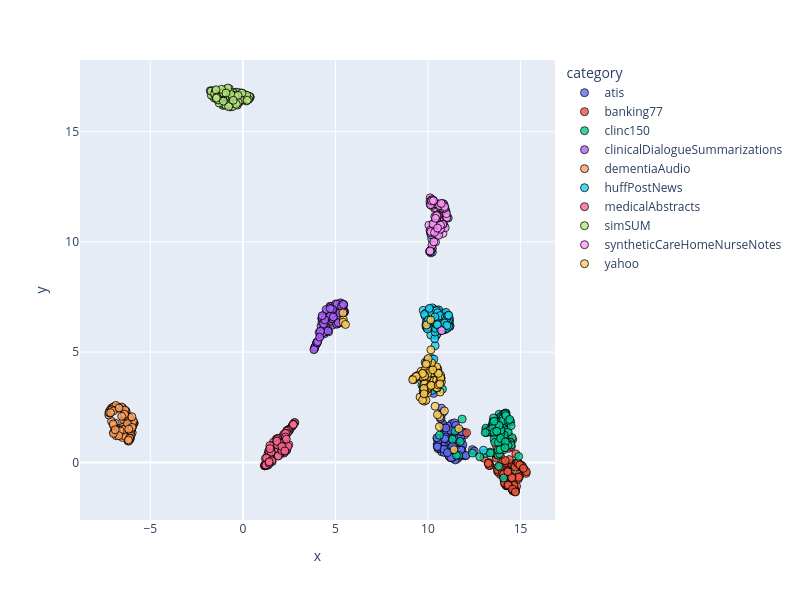

Write notebook code for a chart like this one.
### Code cell
dimensionality_reduction_plots(file_paths="./outputsTest/*/mean_model_zero_shot_classification.csv")

### Figure 1 — Plotly figure (JSON) as saved in the notebook; plotly's stock layout.template omitted (floating-point values rounded to 4 significant figures)
{"data": [{"customdata": [["atis_199"], ["atis_12"], ["atis_115"], ["atis_276"], ["atis_188"], ["atis_137"], ["atis_177"], ["atis_106"], ["atis_100"], ["atis_267"], ["atis_112"], ["atis_126"], ["atis_120"], ["atis_239"], ["atis_101"], ["atis_153"], ["atis_13"], ["atis_101"], ["atis_136"], ["atis_212"], ["atis_230"], ["atis_112"], ["atis_122"], ["atis_156"], ["atis_232"], ["atis_3"], ["atis_171"], ["atis_187"], ["atis_151"], ["atis_10"], ["atis_154"], ["atis_425"], ["atis_185"], ["atis_25"], ["atis_148"], ["atis_134"], ["atis_188"], ["atis_193"], ["atis_129"], ["atis_109"], ["atis_180"], ["atis_275"], ["atis_124"], ["atis_10"], ["atis_210"], ["atis_118"], ["atis_206"], ["atis_138"], ["atis_15"], ["atis_227"], ["atis_13"], ["atis_218"], ["atis_20"], ["atis_150"], ["atis_110"], ["atis_164"], ["atis_116"], ["atis_152"], ["atis_132"], ["atis_144"], ["atis_128"], ["atis_117"], ["atis_217"], ["atis_17"], ["atis_168"], ["atis_15"], ["atis_10"], ["atis_100"], ["atis_130"], ["atis_111"], ["atis_150"], ["atis_544"], ["atis_145"], ["atis_108"], ["atis_270"], ["atis_209"], ["atis_118"], ["atis_117"], ["atis_304"], ["atis_128"], ["atis_101"], ["atis_210"], ["atis_204"], ["atis_157"], ["atis_11"], ["atis_268"], ["atis_116"], ["atis_148"], ["atis_112"], ["atis_198"], ["atis_125"], ["atis_0"], ["atis_128"], ["atis_129"], ["atis_199"], ["atis_105"], ["atis_257"], ["atis_108"], ["atis_153"], ["atis_11"]], "hovertemplate": "category=atis<br>x=%{x}<br>y=%{y}<br>doc_id=%{customdata[0]}<extra></extra>", "legendgroup": "atis", "marker": {"color": "#636efa", "line": {"color": "black", "width": 1}, "opacity": 0.8, "size": 8, "symbol": "circle"}, "mode": "markers", "name": "atis", "orientation": "v", "showlegend": true, "type": "scatter", "x": [11.4, 11.69, 13.03, 10.95, 10.9, 11.51, 10.77, 10.58, 11.07, 11.59, 11.4, 11.24, 10.88, 12.01, 10.5, 11.42, 11.19, 10.88, 11.35, 10.55, 11.69, 10.74, 11.05, 11.21, 11.42, 11.27, 11.29, 11.8, 10.83, 10.54, 11.61, 10.71, 11.2, 11.7, 11.22, 11.0, 10.8, 11.75, 10.53, 11.51, 10.95, 11.13, 10.5, 10.69, 11.54, 10.67, 10.9, 10.7, 11.05, 11.28, 12.4, 10.31, 11.18, 10.91, 11.9, 11.29, 11.42, 10.89, 11.59, 11.68, 13.15, 11.79, 11.84, 11.95, 11.13, 11.01, 10.5, 10.73, 11.99, 11.13, 11.42, 11.33, 10.8, 11.48, 11.81, 10.95, 10.56, 10.94, 11.33, 11.88, 11.78, 11.59, 11.23, 10.48, 10.51, 10.87, 11.79, 11.84, 12.5, 11.84, 10.87, 10.68, 11.24, 11.06, 11.78, 11.44, 10.9, 12.06, 11.5, 10.96], "xaxis": "x", "y": [1.457, 0.2605, 0.4098, 1.53, 1.053, 0.7748, 0.5872, 0.7632, 0.8285, 0.1702, 0.6591, 0.8012, 1.345, 0.2976, 1.081, 0.9113, 1.233, 1.667, 0.7593, 1.036, 0.329, 0.4818, 1.256, 0.2292, 1.093, 1.108, 1.759, 0.6222, 0.6779, 0.6198, 0.8605, 0.683, 0.6291, 0.5454, 0.2173, 1.475, 1.75, 0.6305, 0.6975, 0.6695, 0.9609, 0.3096, 0.8176, 0.8538, 0.7168, 0.6322, 1.57, 2.001, 1.146, 0.3188, 0.5793, 3.127, 1.657, 0.9031, 0.3308, 0.4641, 1.391, 1.082, 1.436, 0.4597, 1.481, 0.8293, 0.7017, 1.351, 0.286, 1.354, 0.7336, 2.459, 1.253, 0.9891, 0.1563, 0.7319, 2.252, 0.1134, 1.004, 1.067, 1.023, 1.141, 0.2281, 0.7962, 1.199, 1.473, 1.451, 1.113, 0.711, 0.4528, 1.38, 0.5525, 0.5125, 1.393, 0.5937, 1.983, 0.2127, 0.4402, 0.5576, 1.792, 1.068, 0.3159, 1.678, 1.558], "yaxis": "y"}, {"customdata": [["atis_303"], ["atis_171"], ["atis_196"], ["atis_294"], ["atis_199"], ["atis_146"], ["atis_243"], ["atis_116"], ["atis_119"], ["atis_297"], ["atis_275"], ["atis_159"], ["atis_299"], ["atis_245"], ["atis_146"], ["atis_194"], ["atis_143"], ["atis_170"], ["atis_15"], ["atis_283"], ["atis_234"], ["atis_220"], ["atis_222"], ["atis_211"], ["atis_410"], ["atis_343"], ["atis_196"], ["atis_252"], ["atis_166"], ["atis_271"], ["atis_223"], ["atis_475"], ["atis_216"], ["atis_289"], ["atis_15"], ["atis_15"], ["atis_239"], ["atis_372"], ["atis_185"], ["atis_22"], ["atis_236"], ["atis_276"], ["atis_130"], ["atis_133"], ["atis_249"], ["atis_155"], ["atis_249"], ["atis_176"], ["atis_249"], ["atis_257"], ["atis_168"], ["atis_290"], ["atis_27"], ["atis_200"], ["atis_215"], ["atis_18"], ["atis_146"], ["atis_158"], ["atis_151"], ["atis_189"], ["atis_225"], ["atis_233"], ["atis_255"], ["atis_239"], ["atis_221"], ["atis_161"], ["atis_126"], ["atis_148"], ["atis_154"], ["atis_118"], ["atis_297"], ["atis_586"], ["atis_195"], ["atis_128"], ["atis_303"], ["atis_305"], ["atis_283"], ["atis_169"], ["atis_314"], ["atis_196"], ["atis_246"], ["atis_259"], ["atis_271"], ["atis_182"], ["atis_380"], ["atis_330"], ["atis_173"], ["atis_383"], ["atis_359"], ["atis_334"], ["atis_136"], ["atis_134"], ["atis_158"], ["atis_144"], ["atis_216"], ["atis_208"], ["atis_271"], ["atis_166"], ["atis_211"], ["atis_24"]], "hovertemplate": "category=banking77<br>x=%{x}<br>y=%{y}<br>doc_id=%{customdata[0]}<extra></extra>", "legendgroup": "banking77", "marker": {"color": "#EF553B", "line": {"color": "black", "width": 1}, "opacity": 0.8, "size": 8, "symbol": "circle"}, "mode": "markers", "name": "banking77", "orientation": "v", "showlegend": true, "type": "scatter", "x": [14.55, 14.32, 14.79, 14.23, 13.76, 14.1, 14.39, 14.06, 14.56, 14.88, 15.04, 14.17, 14.59, 14.92, 13.92, 14.62, 14.73, 14.37, 14.59, 13.29, 15.23, 14.75, 13.73, 14.4, 13.32, 15.12, 13.29, 14.56, 14.25, 14.25, 14.17, 15.16, 14.16, 14.1, 13.7, 14.65, 15.08, 14.94, 13.79, 13.34, 14.73, 14.86, 15.18, 14.77, 15.3, 14.39, 14.32, 14.19, 14.54, 14.58, 13.83, 13.69, 14.44, 15.14, 13.91, 14.34, 13.98, 13.69, 14.12, 14.95, 13.02, 15.09, 13.82, 14.14, 14.31, 13.3, 14.9, 14.53, 13.27, 13.26, 14.71, 13.73, 13.77, 14.53, 14.28, 14.11, 14.82, 14.7, 14.52, 14.53, 14.14, 14.02, 14.61, 13.54, 14.18, 14.64, 13.9, 14.09, 14.88, 14.36, 14.96, 14.5, 14.33, 15.31, 14.31, 14.57, 15.15, 12.09, 13.66, 14.72], "xaxis": "x", "y": [-0.02729, -0.2646, -1.08, -1.064, -0.4171, -0.5812, -0.1158, -0.6253, -0.08912, -0.7547, -0.1263, -0.8686, -0.7781, -0.07041, 0.2732, -1.307, -1.261, 0.6376, -1.28, -0.08868, -0.3715, 0.3852, -0.2501, 0.1281, -0.06914, -0.2196, -0.01656, -1.101, -0.9585, -1.049, -0.5132, -0.2843, -0.7367, -0.04351, 0.7458, -0.1467, -0.3092, -0.5312, 0.3342, -0.1439, -1.319, -0.1274, -0.3164, -0.0563, -0.4959, -1.061, -0.3873, -0.3465, -1.225, 1.036, -0.2838, 0.2635, -0.4185, -0.2488, -0.5543, -0.4865, 0.02591, 0.1906, -0.8221, -0.6444, 0.192, -0.1605, -0.4442, -0.9697, -0.3952, -0.1364, -0.6798, -0.654, -0.01663, -0.04547, -0.2036, 0.3553, -0.3302, -1.158, -1.056, -0.7132, -0.007057, -1.317, -1.153, -0.6971, -0.9193, -0.4864, -1.075, 1.286, 0.08072, -1.037, -0.2085, -0.5398, -0.03811, -1.067, -0.1145, 0.7149, -1.024, -0.4157, -0.4258, -1.215, -0.2702, 1.345, 0.4205, -1.342], "yaxis": "y"}, {"customdata": [["atis_356"], ["atis_200"], ["atis_317"], ["atis_361"], ["atis_220"], ["atis_246"], ["atis_305"], ["atis_122"], ["atis_220"], ["atis_520"], ["atis_297"], ["atis_181"], ["atis_309"], ["atis_378"], ["atis_247"], ["atis_234"], ["atis_189"], ["atis_226"], ["atis_156"], ["atis_34"], ["atis_253"], ["atis_299"], ["atis_290"], ["atis_252"], ["atis_418"], ["atis_360"], ["atis_256"], ["atis_320"], ["atis_315"], ["atis_28"], ["atis_249"], ["atis_559"], ["atis_251"], ["atis_297"], ["atis_305"], ["atis_20"], ["atis_426"], ["atis_376"], ["atis_233"], ["atis_220"], ["atis_256"], ["atis_279"], ["atis_164"], ["atis_298"], ["atis_270"], ["atis_185"], ["atis_251"], ["atis_280"], ["atis_368"], ["atis_265"], ["atis_201"], ["atis_436"], ["atis_337"], ["atis_273"], ["atis_394"], ["atis_220"], ["atis_32"], ["atis_18"], ["atis_242"], ["atis_229"], ["atis_292"], ["atis_261"], ["atis_317"], ["atis_274"], ["atis_277"], ["atis_207"], ["atis_141"], ["atis_268"], ["atis_165"], ["atis_191"], ["atis_318"], ["atis_642"], ["atis_369"], ["atis_155"], ["atis_347"], ["atis_344"], ["atis_487"], ["atis_174"], ["atis_321"], ["atis_230"], ["atis_274"], ["atis_372"], ["atis_282"], ["atis_2"], ["atis_405"], ["atis_349"], ["atis_209"], ["atis_395"], ["atis_389"], ["atis_389"], ["atis_258"], ["atis_200"], ["atis_197"], ["atis_239"], ["atis_230"], ["atis_240"], ["atis_325"], ["atis_223"], ["atis_286"], ["atis_259"]], "hovertemplate": "category=clinc150<br>x=%{x}<br>y=%{y}<br>doc_id=%{customdata[0]}<extra></extra>", "legendgroup": "clinc150", "marker": {"color": "#00cc96", "line": {"color": "black", "width": 1}, "opacity": 0.8, "size": 8, "symbol": "circle"}, "mode": "markers", "name": "clinc150", "orientation": "v", "showlegend": true, "type": "scatter", "x": [13.82, 13.85, 14.03, 13.71, 13.79, 14.44, 13.87, 14.27, 11.46, 13.23, 13.57, 14.2, 13.54, 11.66, 14.12, 13.35, 13.87, 14.29, 13.13, 14.13, 14.44, 14.06, 13.46, 13.12, 13.97, 10.62, 14.12, 13.88, 9.908, 13.59, 14.31, 13.94, 14.02, 14.21, 14.37, 14.11, 10.78, 14.02, 14.46, 13.15, 11.75, 13.37, 13.83, 12.4, 14.36, 14.55, 13.45, 14.28, 14.43, 13.77, 13.48, 14.31, 13.55, 13.57, 13.86, 14.22, 13.19, 13.51, 14.04, 14.33, 13.61, 11.54, 14.17, 14.49, 14.09, 14.44, 14.12, 13.67, 11.85, 13.95, 11.32, 13.35, 13.94, 14.07, 12.8, 14.14, 13.36, 14.17, 14.09, 13.8, 13.79, 13.5, 10.23, 13.09, 13.84, 14.9, 14.35, 14.21, 14.31, 13.9, 13.92, 13.7, 14.5, 14.42, 13.57, 13.57, 14.33, 14.18, 14.16, 13.72], "xaxis": "x", "y": [-0.1791, 2.184, 2.141, 1.808, 0.3268, 1.816, 0.3928, 0.849, 1.421, 1.389, 1.521, 1.467, 1.881, 0.3193, 2.196, 0.4665, 1.145, 1.84, 1.551, 0.8154, 0.9376, 2.18, 1.678, 0.4065, 0.6312, 1.234, 1.393, 2.032, 3.276, 1.465, 0.9994, 2.063, 1.441, 2.172, 1.836, 1.555, 3.323, 2.012, 1.86, 1.349, 0.9477, 0.423, 1.818, 0.4232, 1.203, 1.119, 1.621, 1.456, 0.9181, 1.078, 1.548, 1.826, 2.015, 1.049, 1.648, 2.232, 1.4, 1.826, 1.979, 1.375, 0.9079, 0.3237, 2.236, 1.663, -0.7105, 0.9131, 1.24, 1.712, 1.964, 1.341, 1.048, 1.381, 1.46, 1.899, 0.2564, 0.9352, 1.472, 2.196, 0.5796, 0.9048, 0.5593, 1.545, 3.261, 1.351, 1.682, 0.2714, 1.904, 2.123, 0.8697, 0.5804, 1.091, 1.406, 0.7874, 1.947, 1.868, 1.371, 0.772, 0.9315, 0.6647, 1.412], "yaxis": "y"}, {"customdata": [["atis_36"], ["atis_223"], ["atis_421"], ["atis_394"], ["atis_24"], ["atis_385"], ["atis_316"], ["atis_187"], ["atis_313"], ["atis_547"], ["atis_337"], ["atis_227"], ["atis_324"], ["atis_463"], ["atis_361"], ["atis_294"], ["atis_206"], ["atis_28"], ["atis_239"], ["atis_39"], ["atis_261"], ["atis_313"], ["atis_457"], ["atis_360"], ["atis_453"], ["atis_398"], ["atis_430"], ["atis_324"], ["atis_357"], ["atis_335"], ["atis_269"], ["atis_562"], ["atis_26"], ["atis_409"], ["atis_32"], ["atis_241"], ["atis_488"], ["atis_407"], ["atis_447"], ["atis_235"], ["atis_292"], ["atis_303"], ["atis_252"], ["atis_347"], ["atis_386"], ["atis_325"], ["atis_311"], ["atis_437"], ["atis_417"], ["atis_356"], ["atis_210"], ["atis_455"], ["atis_404"], ["atis_336"], ["atis_396"], ["atis_239"], ["atis_42"], ["atis_379"], ["atis_38"], ["atis_317"], ["atis_338"], ["atis_304"], ["atis_454"], ["atis_300"], ["atis_304"], ["atis_254"], ["atis_237"], ["atis_345"], ["atis_188"], ["atis_246"], ["atis_389"], ["atis_645"], ["atis_407"], ["atis_21"], ["atis_355"], ["atis_367"], ["atis_488"], ["atis_318"], ["atis_334"], ["atis_276"], ["atis_427"], ["atis_412"], ["atis_302"], ["atis_27"], ["atis_441"], ["atis_397"], ["atis_276"], ["atis_468"], ["atis_430"], ["atis_398"], ["atis_310"], ["atis_213"], ["atis_224"], ["atis_381"], ["atis_237"], ["atis_288"], ["atis_338"], ["atis_326"], ["atis_300"], ["atis_337"]], "hovertemplate": "category=clinicalDialogueSummarizations<br>x=%{x}<br>y=%{y}<br>doc_id=%{customdata[0]}<extra></extra>", "legendgroup": "clinicalDialogueSummarizations", "marker": {"color": "#ab63fa", "line": {"color": "black", "width": 1}, "opacity": 0.8, "size": 8, "symbol": "circle"}, "mode": "markers", "name": "clinicalDialogueSummarizations", "orientation": "v", "showlegend": true, "type": "scatter", "x": [3.87, 3.989, 4.221, 3.988, 4.271, 4.195, 5.012, 4.674, 5.144, 4.834, 5.499, 5.112, 4.633, 5.236, 4.533, 4.591, 4.305, 4.275, 4.774, 4.37, 4.812, 5.366, 4.418, 4.716, 4.406, 5.109, 5.481, 5.032, 3.901, 5.004, 4.33, 4.555, 4.19, 4.119, 4.777, 4.705, 4.637, 4.458, 4.956, 5.38, 4.008, 4.761, 5.143, 4.398, 5.257, 4.616, 5.391, 4.427, 4.022, 4.815, 4.433, 3.897, 4.643, 5.444, 4.276, 4.555, 5.175, 4.641, 3.986, 5.37, 3.996, 4.867, 5.013, 5.08, 5.315, 4.358, 5.453, 4.457, 4.851, 5.443, 4.854, 4.791, 4.377, 4.354, 5.269, 4.433, 4.275, 4.043, 4.355, 5.358, 3.838, 5.071, 4.73, 4.497, 4.894, 5.279, 5.092, 5.365, 4.598, 4.846, 4.72, 4.188, 5.16, 4.149, 5.33, 4.428, 5.241, 4.284, 9.848, 5.435], "xaxis": "x", "y": [5.153, 5.405, 6.178, 5.404, 6.505, 5.828, 6.847, 6.981, 6.357, 6.217, 6.839, 6.285, 6.851, 6.871, 6.772, 6.043, 6.471, 6.372, 6.409, 6.075, 6.518, 6.953, 6.167, 6.921, 5.833, 6.909, 6.802, 6.303, 5.247, 6.843, 6.646, 6.8, 5.744, 5.893, 6.607, 7.078, 5.921, 5.933, 6.637, 7.184, 5.431, 7.063, 6.313, 6.493, 7.064, 6.878, 7.013, 6.052, 5.453, 6.998, 6.556, 5.228, 6.672, 7.133, 6.535, 6.892, 6.454, 6.637, 5.416, 6.865, 5.429, 6.6, 7.186, 6.541, 7.194, 5.916, 6.832, 6.189, 6.79, 7.157, 6.507, 6.936, 6.106, 5.888, 7.235, 6.568, 6.551, 5.475, 6.29, 7.067, 5.113, 6.267, 6.656, 6.93, 6.595, 6.34, 7.169, 7.151, 5.962, 6.949, 6.973, 5.947, 6.329, 5.677, 7.061, 6.464, 6.772, 6.651, 4.533, 7.163], "yaxis": "y"}, {"customdata": [["atis_405"], ["atis_232"], ["atis_424"], ["atis_402"], ["atis_364"], ["atis_416"], ["atis_365"], ["atis_288"], ["atis_316"], ["atis_553"], ["atis_403"], ["atis_380"], ["atis_329"], ["atis_488"], ["atis_364"], ["atis_386"], ["atis_284"], ["atis_280"], ["atis_392"], ["atis_428"], ["atis_447"], ["atis_441"], ["atis_474"], ["atis_510"], ["atis_467"], ["atis_512"], ["atis_44"], ["atis_338"], ["atis_537"], ["atis_405"], ["atis_325"], ["atis_57"], ["atis_298"], ["atis_455"], ["atis_424"], ["atis_473"], ["atis_514"], ["atis_448"], ["atis_46"], ["atis_280"], ["atis_420"], ["atis_316"], ["atis_352"], ["atis_479"], ["atis_397"], ["atis_391"], ["atis_456"], ["atis_525"], ["atis_554"], ["atis_383"], ["atis_32"], ["atis_513"], ["atis_407"], ["atis_348"], ["atis_428"], ["atis_244"], ["atis_490"], ["atis_41"], ["atis_525"], ["atis_523"], ["atis_351"], ["atis_334"], ["atis_464"], ["atis_421"], ["atis_320"], ["atis_278"], ["atis_386"], ["atis_351"], ["atis_228"], ["atis_289"], ["atis_563"], ["atis_646"], ["atis_451"], ["atis_381"], ["atis_368"], ["atis_400"], ["atis_526"], ["atis_360"], ["atis_401"], ["atis_478"], ["atis_469"], ["atis_422"], ["atis_353"], ["atis_279"], ["atis_467"], ["atis_503"], ["atis_285"], ["atis_469"], ["atis_465"], ["atis_494"], ["atis_516"], ["atis_264"], ["atis_243"], ["atis_392"], ["atis_250"], ["atis_325"], ["atis_454"], ["atis_403"], ["atis_34"], ["atis_388"]], "hovertemplate": "category=dementiaAudio<br>x=%{x}<br>y=%{y}<br>doc_id=%{customdata[0]}<extra></extra>", "legendgroup": "dementiaAudio", "marker": {"color": "#FFA15A", "line": {"color": "black", "width": 1}, "opacity": 0.8, "size": 8, "symbol": "circle"}, "mode": "markers", "name": "dementiaAudio", "orientation": "v", "showlegend": true, "type": "scatter", "x": [-6.489, -6.495, -6.876, -6.614, -6.718, -6.369, -6.887, -6.811, -6.132, -6.212, -6.291, -5.978, -6.368, -6.66, -6.095, -6.2, -6.757, -6.897, -6.976, -6.079, -7.1, -5.947, -6.132, -6.943, -6.17, -6.306, -6.839, -6.106, -6.316, -6.118, -6.823, -6.99, -6.755, -7.009, -6.547, -6.299, -6.045, -7.064, -7.097, -6.853, -7.106, -7.246, -6.751, -7.194, -6.341, -6.988, -7.231, -6.046, -6.114, -6.862, -6.374, -5.867, -6.064, -6.172, -7.113, -7.167, -5.982, -6.389, -5.897, -7.123, -6.56, -7.224, -6.445, -6.502, -6.735, -6.691, -6.457, -6.049, -6.118, -7.006, -6.035, -5.971, -6.111, -5.959, -6.69, -6.74, -7.079, -6.459, -6.449, -6.331, -6.414, -6.629, -6.262, -6.988, -5.921, -6.13, -6.374, -6.684, -6.175, -6.233, -6.393, -5.983, -6.182, -5.995, -6.704, -7.147, -6.545, -6.166, -6.994, -6.895], "xaxis": "x", "y": [2.457, 2.438, 1.303, 1.401, 2.488, 1.458, 1.365, 2.45, 1.666, 0.9909, 1.993, 1.351, 1.684, 1.357, 1.481, 0.9988, 2.495, 1.777, 1.366, 1.084, 2.457, 1.664, 1.336, 1.368, 1.619, 2.293, 1.208, 1.036, 2.324, 1.212, 1.561, 2.509, 1.506, 2.503, 2.51, 1.463, 1.202, 2.393, 1.863, 1.419, 2.358, 2.149, 2.504, 2.237, 1.984, 1.67, 2.279, 1.304, 1.101, 2.582, 2.37, 1.784, 1.505, 2.077, 2.352, 2.371, 1.567, 1.205, 1.783, 2.341, 1.531, 2.259, 1.934, 1.131, 1.399, 1.523, 1.226, 1.431, 1.099, 1.744, 1.522, 1.754, 1.564, 1.674, 1.308, 1.446, 2.386, 1.608, 1.503, 2.064, 1.491, 1.423, 2.058, 2.335, 1.881, 2.019, 2.129, 2.463, 0.9607, 1.759, 2.19, 1.589, 1.018, 2.069, 1.211, 2.254, 2.088, 1.507, 1.311, 1.483], "yaxis": "y"}, {"customdata": [["atis_434"], ["atis_29"], ["atis_510"], ["atis_407"], ["atis_392"], ["atis_641"], ["atis_455"], ["atis_305"], ["atis_432"], ["atis_578"], ["atis_413"], ["atis_46"], ["atis_34"], ["atis_52"], ["atis_368"], ["atis_445"], ["atis_345"], ["atis_338"], ["atis_487"], ["atis_438"], ["atis_493"], ["atis_493"], ["atis_486"], ["atis_523"], ["atis_620"], ["atis_518"], ["atis_443"], ["atis_541"], ["atis_612"], ["atis_460"], ["atis_392"], ["atis_587"], ["atis_307"], ["atis_482"], ["atis_466"], ["atis_504"], ["atis_54"], ["atis_478"], ["atis_481"], ["atis_338"], ["atis_443"], ["atis_323"], ["atis_388"], ["atis_533"], ["atis_505"], ["atis_543"], ["atis_50"], ["atis_547"], ["atis_577"], ["atis_405"], ["atis_356"], ["atis_538"], ["atis_408"], ["atis_392"], ["atis_490"], ["atis_374"], ["atis_543"], ["atis_422"], ["atis_577"], ["atis_529"], ["atis_410"], ["atis_424"], ["atis_470"], ["atis_471"], ["atis_382"], ["atis_335"], ["atis_458"], ["atis_410"], ["atis_258"], ["atis_293"], ["atis_567"], ["atis_692"], ["atis_475"], ["atis_384"], ["atis_375"], ["atis_607"], ["atis_538"], ["atis_399"], ["atis_48"], ["atis_546"], ["atis_495"], ["atis_462"], ["atis_507"], ["atis_425"], ["atis_552"], ["atis_524"], ["atis_360"], ["atis_545"], ["atis_472"], ["atis_511"], ["atis_602"], ["atis_294"], ["atis_369"], ["atis_469"], ["atis_327"], ["atis_389"], ["atis_476"], ["atis_443"], ["atis_350"], ["atis_391"]], "hovertemplate": "category=huffPostNews<br>x=%{x}<br>y=%{y}<br>doc_id=%{customdata[0]}<extra></extra>", "legendgroup": "huffPostNews", "marker": {"color": "#19d3f3", "line": {"color": "black", "width": 1}, "opacity": 0.8, "size": 8, "symbol": "circle"}, "mode": "markers", "name": "huffPostNews", "orientation": "v", "showlegend": true, "type": "scatter", "x": [10.98, 11.18, 10.73, 10.68, 10.22, 10.13, 10.44, 10.32, 10.11, 10.05, 10.18, 10.55, 10.66, 9.931, 10.27, 10.19, 10.49, 10.23, 10.13, 10.08, 9.996, 10.04, 10.58, 10.39, 9.895, 10.92, 9.672, 11.09, 9.937, 9.894, 9.93, 9.742, 10.22, 10.21, 10.15, 10.96, 9.904, 10.92, 10.53, 10.15, 10.34, 10.01, 10.33, 10.85, 10.88, 11.07, 10.06, 10.95, 10.84, 11.19, 11.17, 10.68, 10.63, 11.12, 10.37, 11.16, 9.921, 9.846, 11.06, 10.18, 10.63, 9.813, 11.11, 11.03, 10.46, 10.77, 10.99, 10.82, 9.938, 10.54, 9.975, 10.97, 10.53, 10.38, 10.41, 13.0, 10.32, 10.08, 10.64, 10.66, 9.977, 10.35, 10.66, 11.09, 10.78, 10.03, 10.95, 10.43, 11.01, 11.04, 10.75, 10.89, 11.11, 10.49, 11.07, 11.12, 11.02, 10.52, 10.24, 10.38], "xaxis": "x", "y": [6.624, 6.165, 6.773, 5.987, 6.458, 6.905, 5.763, 6.946, 6.748, 6.134, 6.9, 6.889, 6.068, 6.095, 6.477, 6.368, 5.822, 7.006, 6.609, 4.579, 6.764, 6.435, 6.917, 5.292, 6.175, 6.092, 3.498, 6.511, 6.134, 6.247, 6.191, 6.894, 4.708, 10.13, 5.776, 6.649, 6.776, 6.018, 6.029, 9.5, 6.864, 6.322, 6.857, 11.37, 6.757, 6.68, 6.926, 6.458, 6.622, 6.204, 6.426, 6.04, 6.583, 6.262, 5.611, 6.52, 6.387, 6.637, 6.366, 6.777, 5.961, 6.711, 6.452, 6.546, 6.881, 6.663, 6.077, 6.079, 6.379, 6.104, 4.65, 6.802, 6.781, 5.909, 6.08, 0.5514, 4.681, 6.983, 3.873, 6.067, 6.048, 4.203, 6.656, 11.08, 6.0, 6.468, 6.585, 6.275, 6.524, 6.079, 6.144, 6.321, 6.167, 6.277, 6.643, 6.673, 6.211, 6.241, 9.534, 6.597], "yaxis": "y"}, {"customdata": [["atis_436"], ["atis_387"], ["atis_524"], ["atis_469"], ["atis_441"], ["atis_643"], ["atis_493"], ["atis_372"], ["atis_446"], ["atis_636"], ["atis_514"], ["atis_614"], ["atis_364"], ["atis_582"], ["atis_459"], ["atis_454"], ["atis_622"], ["atis_382"], ["atis_488"], ["atis_487"], ["atis_609"], ["atis_524"], ["atis_539"], ["atis_647"], ["atis_655"], ["atis_605"], ["atis_455"], ["atis_58"], ["atis_658"], ["atis_521"], ["atis_422"], ["atis_599"], ["atis_426"], ["atis_531"], ["atis_470"], ["atis_545"], ["atis_597"], ["atis_498"], ["atis_535"], ["atis_396"], ["atis_502"], ["atis_389"], ["atis_475"], ["atis_580"], ["atis_52"], ["atis_593"], ["atis_656"], ["atis_574"], ["atis_630"], ["atis_439"], ["atis_415"], ["atis_660"], ["atis_479"], ["atis_537"], ["atis_512"], ["atis_379"], ["atis_618"], ["atis_482"], ["atis_673"], ["atis_573"], ["atis_426"], ["atis_483"], ["atis_479"], ["atis_530"], ["atis_413"], ["atis_40"], ["atis_586"], ["atis_551"], ["atis_356"], ["atis_378"], ["atis_586"], ["atis_694"], ["atis_483"], ["atis_568"], ["atis_395"], ["atis_621"], ["atis_57"], ["atis_536"], ["atis_558"], ["atis_599"], ["atis_521"], ["atis_478"], ["atis_595"], ["atis_540"], ["atis_6"], ["atis_531"], ["atis_385"], ["atis_581"], ["atis_603"], ["atis_517"], ["atis_614"], ["atis_384"], ["atis_48"], ["atis_495"], ["atis_410"], ["atis_489"], ["atis_522"], ["atis_491"], ["atis_527"], ["atis_439"]], "hovertemplate": "category=medicalAbstracts<br>x=%{x}<br>y=%{y}<br>doc_id=%{customdata[0]}<extra></extra>", "legendgroup": "medicalAbstracts", "marker": {"color": "#FF6692", "line": {"color": "black", "width": 1}, "opacity": 0.8, "size": 8, "symbol": "circle"}, "mode": "markers", "name": "medicalAbstracts", "orientation": "v", "showlegend": true, "type": "scatter", "x": [2.429, 2.789, 1.528, 2.238, 1.609, 2.68, 1.555, 2.36, 2.082, 2.383, 2.222, 1.491, 1.811, 1.344, 2.716, 1.21, 1.458, 1.582, 1.4, 1.905, 1.863, 1.657, 2.303, 1.405, 2.393, 2.799, 2.08, 1.461, 2.478, 1.349, 2.365, 1.919, 1.45, 2.324, 1.411, 2.509, 1.997, 1.96, 2.126, 2.219, 1.464, 1.386, 2.654, 1.424, 1.191, 2.23, 1.234, 1.44, 2.471, 2.121, 2.736, 2.189, 2.166, 1.885, 1.319, 2.541, 1.217, 2.338, 2.49, 1.161, 2.703, 2.433, 1.926, 1.248, 2.248, 1.356, 1.183, 1.528, 1.582, 1.389, 1.837, 2.293, 2.201, 2.361, 2.393, 2.249, 1.995, 2.159, 2.309, 1.191, 1.598, 1.459, 1.872, 2.28, 2.364, 2.3, 1.905, 1.278, 1.838, 1.245, 1.559, 2.437, 1.46, 2.105, 2.729, 2.349, 1.42, 2.107, 2.267, 1.419], "xaxis": "x", "y": [1.416, 1.798, 0.5258, 0.5368, 0.339, 1.67, 0.5633, 0.6227, 0.406, 1.447, 1.095, 0.1734, 1.059, 0.186, 1.71, -0.1237, 0.0839, 0.5211, -0.03161, 1.084, 0.6511, 0.9208, 0.6942, -0.02149, 1.398, 1.803, 0.5271, 0.6428, 0.8034, 0.3709, 0.5449, 0.5949, 0.1863, 0.5837, 0.1736, 1.514, 0.7448, 1.043, 1.017, 0.7315, 0.1783, 0.4916, 1.627, 0.5003, -0.1568, 0.4274, -0.1103, 0.08253, 1.461, 0.4731, 1.737, 1.244, 0.69, 1.091, -0.1374, 1.487, 0.1683, 1.344, 1.43, -0.1499, 1.701, 1.466, 0.309, -0.09192, 0.5787, -0.0199, -0.1205, 0.4616, 0.03568, -0.0994, 1.029, 0.6281, 0.8668, 1.41, 1.319, 1.297, 0.8709, 0.7079, 1.318, -0.1196, 0.7661, 0.7593, 0.7982, 0.5059, 0.5983, 1.15, 0.2878, 0.2025, 0.9588, -0.1215, 0.07176, 0.7258, 0.6252, 0.5378, 1.718, 1.055, -0.0347, 0.7212, 0.5189, 0.02794], "yaxis": "y"}, {"customdata": [["atis_533"], ["atis_406"], ["atis_539"], ["atis_536"], ["atis_468"], ["atis_662"], ["atis_503"], ["atis_584"], ["atis_495"], ["atis_651"], ["atis_615"], ["atis_629"], ["atis_5"], ["atis_698"], ["atis_66"], ["atis_497"], ["atis_624"], ["atis_482"], ["atis_514"], ["atis_6"], ["atis_610"], ["atis_592"], ["atis_557"], ["atis_692"], ["atis_716"], ["atis_698"], ["atis_575"], ["atis_6"], ["atis_714"], ["atis_593"], ["atis_502"], ["atis_643"], ["atis_501"], ["atis_59"], ["atis_575"], ["atis_637"], ["atis_600"], ["atis_523"], ["atis_628"], ["atis_432"], ["atis_572"], ["atis_470"], ["atis_481"], ["atis_590"], ["atis_579"], ["atis_680"], ["atis_691"], ["atis_616"], ["atis_64"], ["atis_494"], ["atis_503"], ["atis_663"], ["atis_512"], ["atis_561"], ["atis_538"], ["atis_402"], ["atis_688"], ["atis_510"], ["atis_680"], ["atis_603"], ["atis_496"], ["atis_612"], ["atis_55"], ["atis_570"], ["atis_533"], ["atis_518"], ["atis_587"], ["atis_65"], ["atis_436"], ["atis_52"], ["atis_588"], ["atis_701"], ["atis_554"], ["atis_581"], ["atis_527"], ["atis_648"], ["atis_624"], ["atis_575"], ["atis_588"], ["atis_612"], ["atis_685"], ["atis_64"], ["atis_656"], ["atis_564"], ["atis_613"], ["atis_617"], ["atis_622"], ["atis_675"], ["atis_610"], ["atis_617"], ["atis_624"], ["atis_385"], ["atis_634"], ["atis_611"], ["atis_626"], ["atis_527"], ["atis_523"], ["atis_558"], ["atis_645"], ["atis_50"]], "hovertemplate": "category=simSUM<br>x=%{x}<br>y=%{y}<br>doc_id=%{customdata[0]}<extra></extra>", "legendgroup": "simSUM", "marker": {"color": "#B6E880", "line": {"color": "black", "width": 1}, "opacity": 0.8, "size": 8, "symbol": "circle"}, "mode": "markers", "name": "simSUM", "orientation": "v", "showlegend": true, "type": "scatter", "x": [-1.604, -0.175, -0.4082, -1.534, -0.9669, -1.014, -0.706, 0.2609, 0.3384, -1.133, -1.549, 0.3213, -0.2809, -0.723, -0.572, -0.4574, -0.907, -1.35, -1.323, -0.2508, -0.01339, -1.494, -0.6775, -0.1772, -1.45, -0.6066, -0.3419, -0.9502, 0.2469, 0.4005, -0.04842, 0.1865, -0.3595, -0.299, -1.763, -0.506, -0.448, 0.3779, -0.1306, -1.245, -1.078, -0.7267, -1.585, -1.16, 0.3243, 0.2155, -0.6991, -1.538, -1.414, -1.044, -1.704, 0.3605, -0.8201, -0.2838, -0.6448, -0.7108, -0.5315, 0.06773, -0.6418, -1.669, -1.465, -0.2364, -0.7881, -0.004191, -0.7408, -0.9181, -0.6988, 0.3022, -0.549, -1.719, -0.3861, -0.3978, -0.7342, -1.279, -1.344, -0.6988, -1.073, -0.5893, -0.8151, -1.489, -0.567, -0.6695, -1.15, -1.454, 0.2009, -1.531, -0.2556, -1.449, -0.4399, -1.397, -1.054, 0.2351, -0.623, -0.04786, -0.2637, -0.7687, -0.3531, -0.5189, -0.9137, -1.433], "xaxis": "x", "y": [16.6, 16.35, 16.77, 16.7, 16.28, 16.21, 16.64, 16.62, 16.52, 16.38, 16.52, 16.47, 16.6, 16.63, 16.41, 16.34, 16.33, 16.48, 16.62, 16.73, 16.72, 16.71, 16.12, 16.76, 16.61, 16.41, 16.78, 16.89, 16.52, 16.56, 16.64, 16.39, 16.43, 16.2, 16.85, 16.76, 16.37, 16.58, 16.54, 16.44, 16.19, 16.57, 16.79, 16.37, 16.58, 16.46, 16.36, 16.78, 16.48, 16.24, 16.65, 16.59, 16.45, 16.51, 16.64, 16.44, 16.4, 16.67, 16.15, 16.85, 16.56, 16.3, 16.38, 16.46, 16.29, 16.19, 16.57, 16.47, 16.14, 16.83, 16.65, 16.49, 16.94, 16.29, 16.43, 16.8, 16.76, 16.45, 16.97, 16.84, 16.57, 16.24, 16.92, 16.66, 16.65, 16.72, 16.33, 16.89, 16.61, 16.56, 16.38, 16.42, 16.68, 16.75, 16.64, 16.13, 16.24, 16.42, 16.75, 16.51], "yaxis": "y"}, {"customdata": [["atis_536"], ["atis_43"], ["atis_570"], ["atis_660"], ["atis_662"], ["atis_712"], ["atis_504"], ["atis_672"], ["atis_510"], ["atis_83"], ["atis_73"], ["atis_64"], ["atis_536"], ["atis_78"], ["atis_693"], ["atis_5"], ["atis_675"], ["atis_705"], ["atis_663"], ["atis_685"], ["atis_650"], ["atis_604"], ["atis_558"], ["atis_7"], ["atis_9"], ["atis_78"], ["atis_673"], ["atis_668"], ["atis_717"], ["atis_602"], ["atis_592"], ["atis_677"], ["atis_562"], ["atis_66"], ["atis_636"], ["atis_655"], ["atis_619"], ["atis_638"], ["atis_638"], ["atis_433"], ["atis_591"], ["atis_699"], ["atis_519"], ["atis_602"], ["atis_647"], ["atis_708"], ["atis_90"], ["atis_655"], ["atis_69"], ["atis_623"], ["atis_657"], ["atis_688"], ["atis_519"], ["atis_619"], ["atis_565"], ["atis_461"], ["atis_711"], ["atis_553"], ["atis_685"], ["atis_61"], ["atis_555"], ["atis_638"], ["atis_560"], ["atis_618"], ["atis_697"], ["atis_537"], ["atis_606"], ["atis_696"], ["atis_685"], ["atis_529"], ["atis_66"], ["atis_71"], ["atis_594"], ["atis_601"], ["atis_569"], ["atis_660"], ["atis_77"], ["atis_58"], ["atis_713"], ["atis_666"], ["atis_687"], ["atis_695"], ["atis_67"], ["atis_642"], ["atis_648"], ["atis_646"], ["atis_706"], ["atis_70"], ["atis_640"], ["atis_712"], ["atis_706"], ["atis_604"], ["atis_649"], ["atis_629"], ["atis_662"], ["atis_622"], ["atis_556"], ["atis_616"], ["atis_663"], ["atis_530"]], "hovertemplate": "category=syntheticCareHomeNurseNotes<br>x=%{x}<br>y=%{y}<br>doc_id=%{customdata[0]}<extra></extra>", "legendgroup": "syntheticCareHomeNurseNotes", "marker": {"color": "#FF97FF", "line": {"color": "black", "width": 1}, "opacity": 0.8, "size": 8, "symbol": "circle"}, "mode": "markers", "name": "syntheticCareHomeNurseNotes", "orientation": "v", "showlegend": true, "type": "scatter", "x": [10.12, 10.62, 10.5, 10.79, 10.2, 10.19, 10.83, 10.08, 10.78, 10.28, 10.81, 10.21, 10.88, 10.36, 10.75, 10.64, 10.98, 10.4, 10.37, 10.48, 10.23, 10.4, 10.18, 10.17, 10.14, 10.53, 10.5, 10.6, 10.96, 10.74, 10.18, 10.87, 10.87, 10.12, 10.3, 10.53, 10.64, 10.6, 10.69, 10.98, 10.11, 10.94, 10.13, 10.38, 10.47, 10.84, 10.53, 10.18, 10.83, 10.19, 10.41, 10.83, 10.58, 10.16, 10.2, 10.33, 10.49, 10.99, 11.02, 10.49, 10.99, 10.16, 10.22, 10.22, 10.13, 10.22, 10.2, 10.78, 10.93, 10.14, 10.36, 10.05, 10.31, 10.21, 10.73, 10.83, 10.82, 10.79, 10.5, 10.23, 10.11, 10.91, 10.68, 10.37, 10.32, 10.15, 10.11, 10.15, 10.63, 10.27, 10.68, 10.19, 10.8, 10.35, 10.3, 10.46, 10.89, 10.52, 10.4, 10.71], "xaxis": "x", "y": [11.71, 11.64, 11.08, 11.69, 11.69, 9.67, 11.5, 9.564, 11.29, 11.88, 10.38, 9.686, 11.33, 11.51, 11.3, 11.02, 11.15, 10.69, 10.67, 10.67, 9.703, 11.55, 11.65, 11.93, 10.47, 11.7, 10.34, 11.26, 11.29, 11.55, 9.633, 10.74, 11.67, 11.99, 11.67, 11.73, 10.63, 10.53, 11.54, 11.37, 11.82, 11.46, 10.49, 11.73, 11.04, 11.72, 10.86, 11.72, 11.57, 11.88, 9.99, 11.49, 10.3, 9.607, 11.76, 10.85, 11.22, 11.11, 11.1, 11.09, 11.28, 10.33, 10.45, 9.849, 9.552, 11.91, 11.83, 11.64, 10.64, 11.68, 11.15, 10.75, 10.74, 10.45, 5.975, 11.51, 10.81, 10.8, 11.17, 10.5, 10.52, 11.53, 10.57, 10.84, 10.0, 10.41, 9.588, 10.47, 11.64, 10.8, 10.76, 11.86, 11.73, 10.43, 11.87, 11.19, 11.6, 10.62, 11.06, 11.74], "yaxis": "y"}, {"customdata": [["atis_697"], ["atis_605"], ["atis_662"], ["atis_72"], ["atis_77"], ["atis_715"], ["atis_543"], ["atis_74"], ["atis_569"], ["atis_93"], ["atis_89"], ["atis_651"], ["atis_580"], ["atis_93"], ["atis_698"], ["atis_567"], ["atis_695"], ["atis_74"], ["atis_701"], ["atis_7"], ["atis_699"], ["atis_697"], ["atis_660"], ["atis_721"], ["atis_97"], ["atis_94"], ["atis_79"], ["atis_688"], ["atis_81"], ["atis_715"], ["atis_90"], ["atis_716"], ["atis_62"], ["atis_84"], ["atis_681"], ["atis_686"], ["atis_676"], ["atis_66"], ["atis_72"], ["atis_599"], ["atis_635"], ["atis_80"], ["atis_525"], ["atis_98"], ["atis_713"], ["atis_78"], ["atis_99"], ["atis_9"], ["atis_719"], ["atis_82"], ["atis_663"], ["atis_94"], ["atis_603"], ["atis_91"], ["atis_651"], ["atis_620"], ["atis_714"], ["atis_655"], ["atis_703"], ["atis_7"], ["atis_642"], ["atis_89"], ["atis_630"], ["atis_82"], ["atis_7"], ["atis_648"], ["atis_703"], ["atis_700"], ["atis_710"], ["atis_63"], ["atis_666"], ["atis_715"], ["atis_695"], ["atis_704"], ["atis_594"], ["atis_97"], ["atis_85"], ["atis_85"], ["atis_87"], ["atis_73"], ["atis_7"], ["atis_9"], ["atis_97"], ["atis_679"], ["atis_77"], ["atis_719"], ["atis_719"], ["atis_84"], ["atis_684"], ["atis_719"], ["atis_99"], ["atis_700"], ["atis_654"], ["atis_68"], ["atis_94"], ["atis_96"], ["atis_620"], ["atis_681"], ["atis_714"], ["atis_637"]], "hovertemplate": "category=yahoo<br>x=%{x}<br>y=%{y}<br>doc_id=%{customdata[0]}<extra></extra>", "legendgroup": "yahoo", "marker": {"color": "#FECB52", "line": {"color": "black", "width": 1}, "opacity": 0.8, "size": 8, "symbol": "circle"}, "mode": "markers", "name": "yahoo", "orientation": "v", "showlegend": true, "type": "scatter", "x": [10.04, 10.52, 9.785, 10.54, 9.748, 9.777, 10.66, 9.842, 9.976, 9.244, 5.429, 10.34, 9.629, 10.5, 10.18, 9.825, 10.51, 10.26, 10.66, 10.47, 5.417, 9.258, 10.58, 10.13, 10.27, 10.64, 10.51, 10.69, 9.959, 9.795, 9.919, 9.435, 10.47, 10.39, 10.54, 10.51, 9.614, 10.73, 5.543, 9.776, 9.991, 10.41, 10.32, 10.32, 9.794, 9.573, 5.413, 10.15, 9.343, 10.47, 10.5, 9.891, 10.13, 9.826, 10.51, 10.63, 9.433, 9.735, 9.817, 9.99, 10.65, 9.687, 9.752, 9.757, 10.14, 9.921, 10.16, 9.242, 10.5, 10.2, 10.71, 10.48, 9.791, 9.347, 9.989, 9.809, 10.68, 9.815, 9.218, 10.18, 10.56, 10.89, 9.812, 10.69, 10.57, 10.62, 9.707, 9.777, 10.56, 9.97, 10.02, 11.41, 11.66, 9.897, 9.705, 10.65, 9.363, 10.26, 9.789, 9.172], "xaxis": "x", "y": [3.359, 3.585, 3.892, 4.19, 3.467, 4.038, 3.859, 3.177, 3.152, 3.799, 6.473, 3.48, 4.129, 4.11, 4.247, 4.185, 4.028, 4.053, 3.19, 3.537, 6.355, 3.753, 3.656, 4.315, 3.7, 2.071, 4.249, 3.816, 3.873, 2.774, 6.232, 3.885, 4.329, 2.545, 3.574, 2.165, 3.89, 3.652, 6.254, 3.204, 4.028, 3.589, 3.516, 3.702, 3.708, 2.964, 6.78, 6.458, 3.85, 3.745, 3.466, 2.817, 4.447, 3.905, 4.032, 3.647, 3.94, 3.233, 3.555, 3.321, 3.901, 3.879, 4.031, 3.346, 3.503, 3.293, 5.104, 3.796, 3.37, 4.516, 3.827, 3.393, 3.105, 3.895, 3.389, 3.29, 3.955, 3.921, 3.793, 3.487, 4.047, 2.335, 3.249, 3.828, 4.034, 1.618, 4.031, 3.353, 3.512, 4.517, 4.711, 0.5796, 1.534, 4.456, 2.823, 3.558, 3.894, 4.194, 3.111, 3.747], "yaxis": "y"}], "layout": {"height": 600, "legend": {"title": {"text": "category"}, "tracegroupgap": 0}, "margin": {"t": 60}, "width": 800, "xaxis": {"anchor": "y", "domain": [0, 1], "title": {"text": "x"}}, "yaxis": {"anchor": "x", "domain": [0, 1], "title": {"text": "y"}}}}
